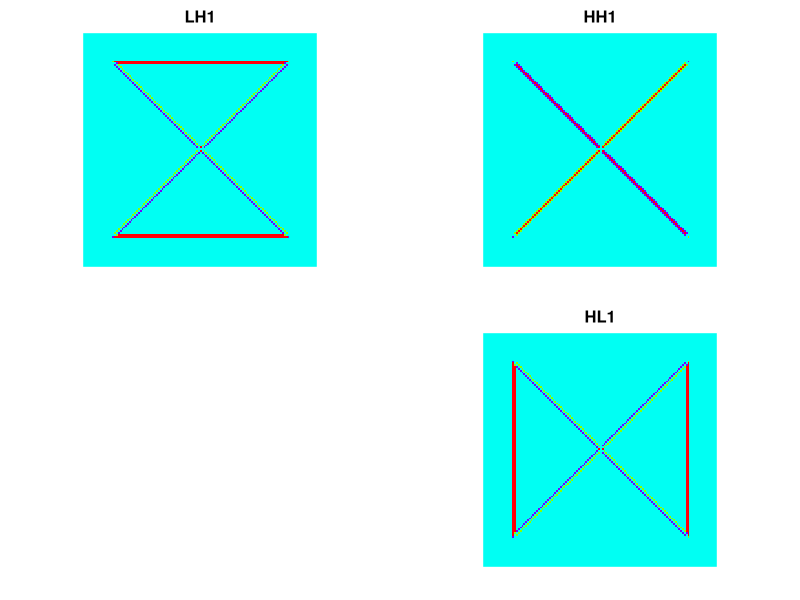
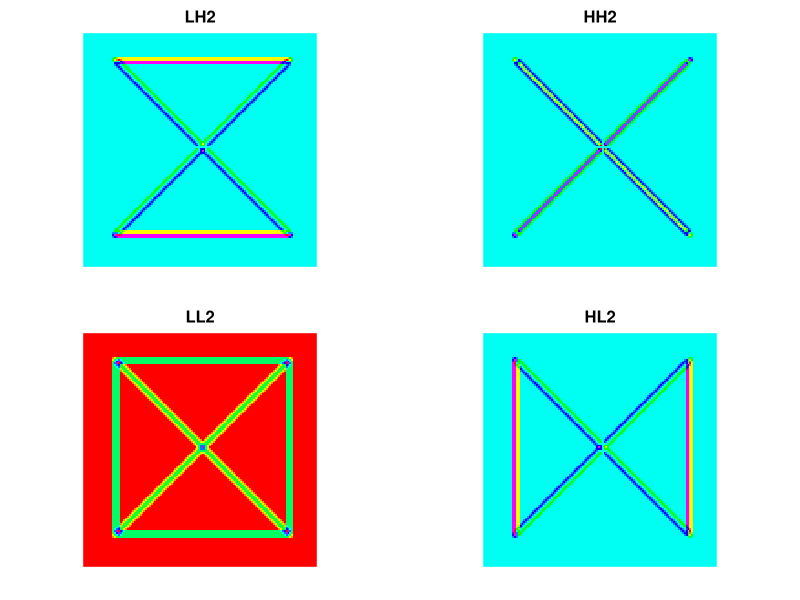
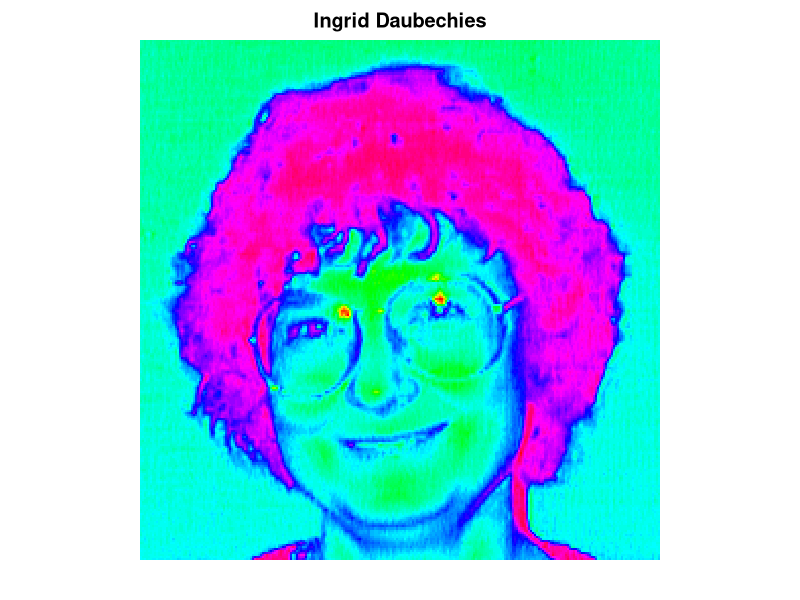
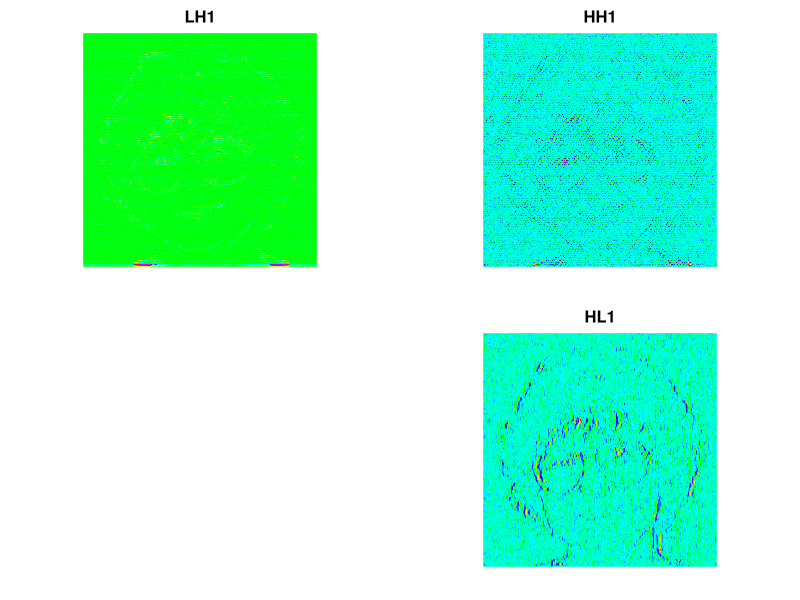
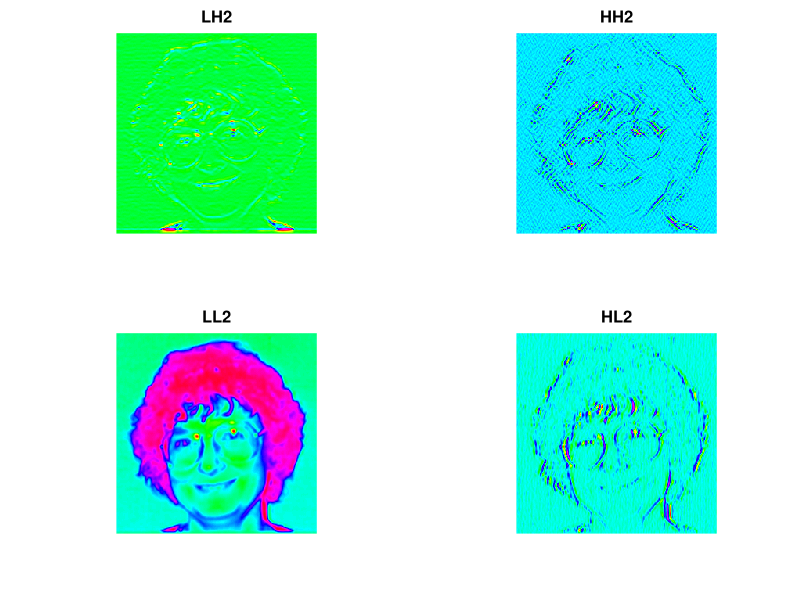

These charts were generated, in order, by the following R code:
## ---- chunk 1
library(waveslim)
## ---- chunk 2
data(xbox)
xbox.modwt <- modwt.2d(xbox, "haar", 2)
## ---- chunk 3
par(mfrow=c(2,2), pty="s", mar=c(2,1,2,1))
image(xbox.modwt$LH1, col=rainbow(128), axes=FALSE, main="LH1")
image(xbox.modwt$HH1, col=rainbow(128), axes=FALSE, main="HH1")
frame()
image(xbox.modwt$HL1, col=rainbow(128), axes=FALSE, main="HL1")
## ---- chunk 4
par(mfrow=c(2,2), pty="s", mar=c(2,1,2,1))
image(xbox.modwt$LH2, col=rainbow(128), axes=FALSE, main="LH2")
image(xbox.modwt$HH2, col=rainbow(128), axes=FALSE, main="HH2")
image(xbox.modwt$LL2, col=rainbow(128), axes=FALSE, main="LL2")
image(xbox.modwt$HL2, col=rainbow(128), axes=FALSE, main="HL2")
sum((xbox - imodwt.2d(xbox.modwt))^2)  
## ---- chunk 5
data(dau)
par(mfrow=c(1,1), pty="s", mar=c(2,1,2,1))
image(dau, col=rainbow(128), axes=FALSE, main="Ingrid Daubechies")
sum(dau^2)
dau.modwt <- modwt.2d(dau, "d4", 2)
## ---- chunk 6
par(mfrow=c(2,2), pty="s", mar=c(2,1,2,1))
image(dau.modwt$LH1, col=rainbow(128), axes=FALSE, main="LH1")
image(dau.modwt$HH1, col=rainbow(128), axes=FALSE, main="HH1")
frame()
image(dau.modwt$HL1, col=rainbow(128), axes=FALSE, main="HL1")
## ---- chunk 7
par(mfrow=c(2,2), pty="s", mar=c(4,4,2,2))
image(dau.modwt$LH2, col=rainbow(128), axes=FALSE, main="LH2")
image(dau.modwt$HH2, col=rainbow(128), axes=FALSE, main="HH2")
image(dau.modwt$LL2, col=rainbow(128), axes=FALSE, main="LL2")
image(dau.modwt$HL2, col=rainbow(128), axes=FALSE, main="HL2")
sum((dau - imodwt.2d(dau.modwt))^2)                         
## ---- chunk 8
packageVersion("waveslim")
